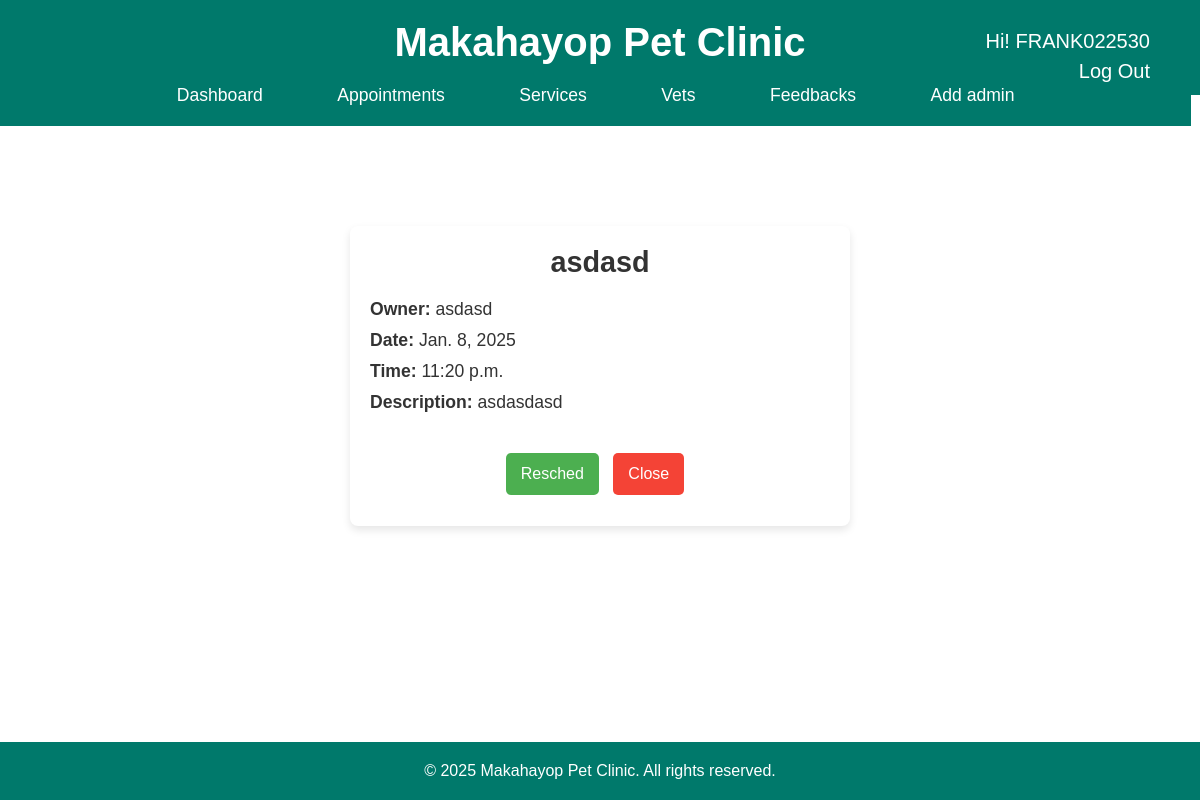
The page /appointment/2/ (signed in) on the database as committed earlier.
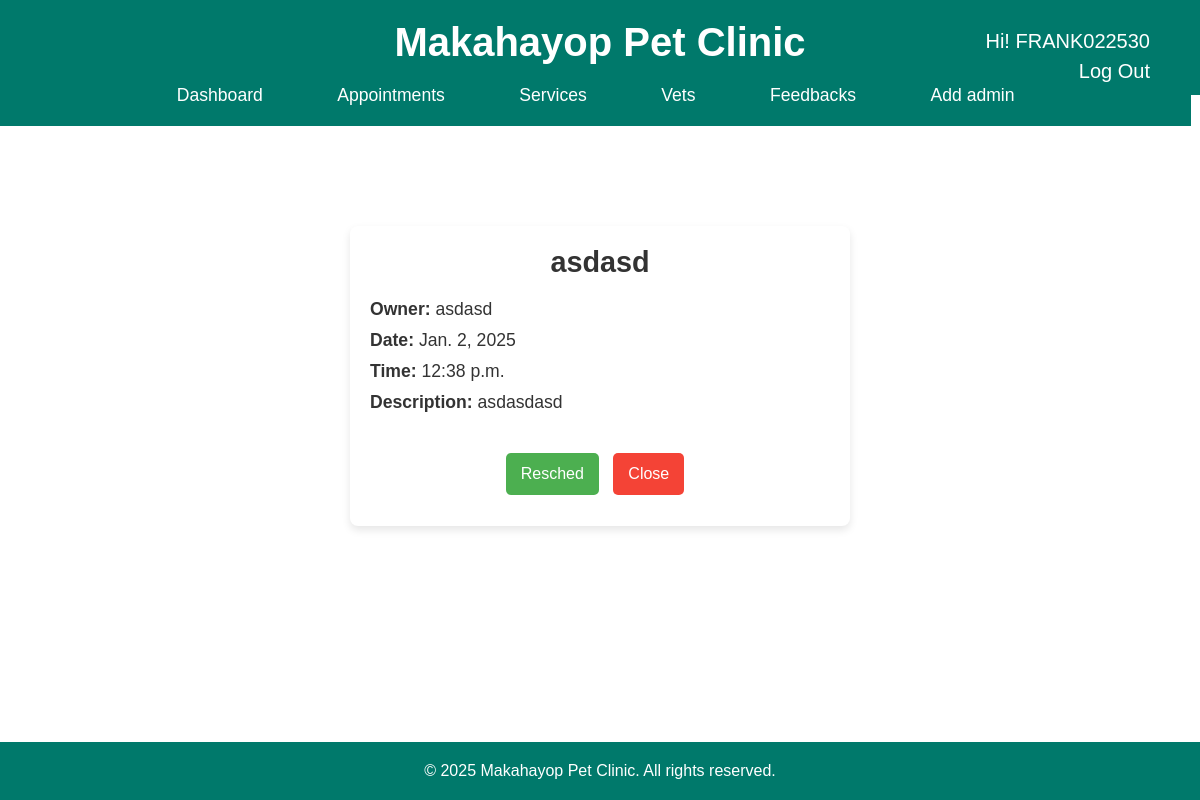
The same page on the database as committed later.
### makahayopclinic/models.py (models this page shows, shortened)
class Appointment(models.Model):
    pet_name = models.CharField(max_length=100)
    owner_name = models.CharField(max_length=100)
    date = models.DateField()
    time = models.TimeField()
    description = models.TextField()

### makahayopclinic/views.py (the view)
# urls.py: path('appointment/<int:pk>/', views.appointment_detail, name='appointment_detail'),
@login_required
def appointment_detail(request, pk):
    appointment = get_object_or_404(Appointment, pk=pk)
    return render(request, 'appointment/appointment_detail.html', {'appointment': appointment})

### makahayopclinic/templates/appointment/appointment_detail.html (shortened to what this page needs)
{% extends 'base.html' %}
{% load static %}
{% block content %}
{% include 'header.html' %}
<div class="appointment-card">
    <h1 class="appointment-title">{{ appointment.pet_name }}</h1>
    <div class="appointment-details">
        <p><strong>Owner:</strong> {{ appointment.owner_name }}</p>
        <p><strong>Date:</strong> {{ appointment.date }}</p>
        <p><strong>Time:</strong> {{ appointment.time }}</p>
        <p><strong>Description:</strong> {{ appointment.description }}</p>
    </div>
    <div class="appointment-actions">
        <a href="{% url 'appointment_update' appointment.pk %}" class="btn-edit">Resched</a>
        <a href="{% url 'appointment_list' %}" class="btn-back">Close</a>
    </div>
</div>
{% endblock %}

Rows that differ between the two databases and show on the page:
changed Appointment "asdasd": date "Jan. 8, 2025" → "Jan. 2, 2025"; time "11:20 p.m." → "12:38 p.m."
